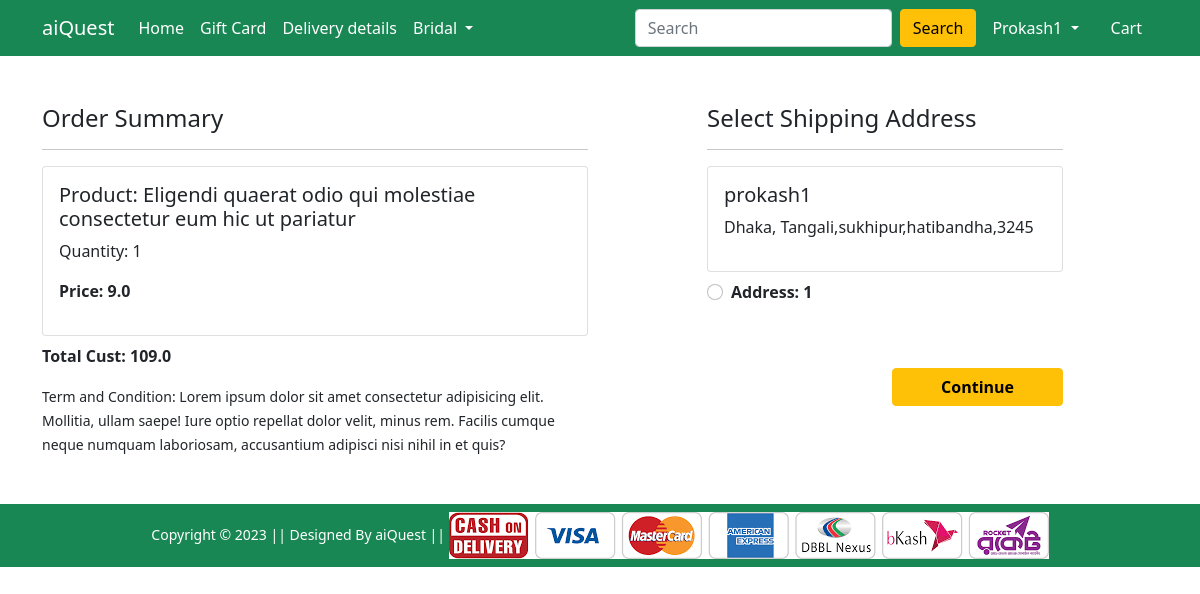
Page /checkout/ (signed in) on the earlier database version.
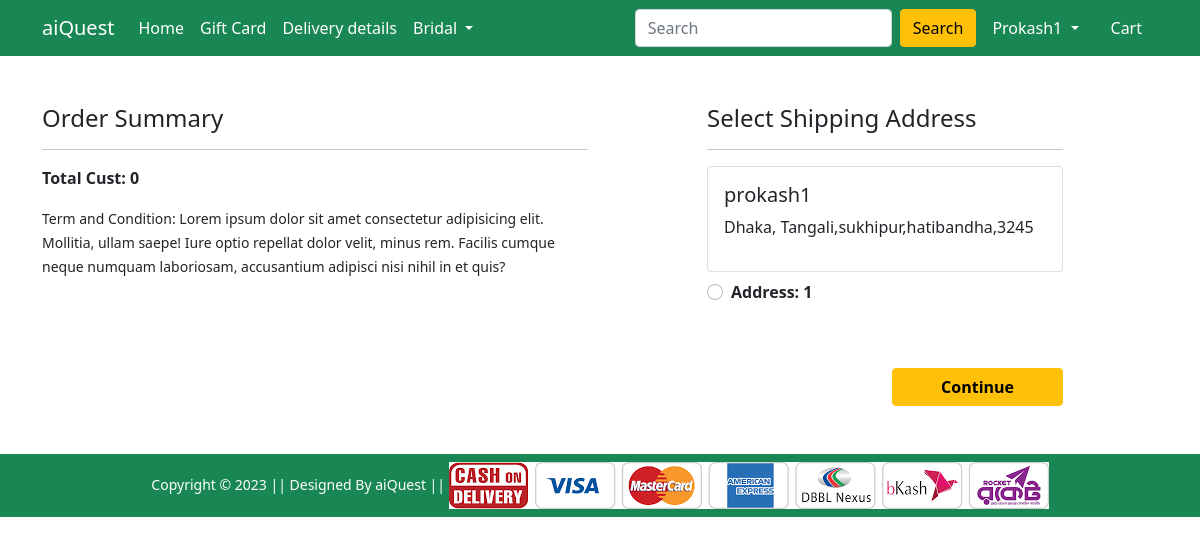
Same page on the later database version.
### Shop/models.py (models this page shows, shortened)
class Card(models.Model):
    user = models.ForeignKey(User, on_delete=models.CASCADE)
    product = models.ForeignKey(Product, on_delete=models.CASCADE)
    quantity = models.PositiveIntegerField(default=1)
    @property
    def total_cust(self):
        return self.quantity * self.product.discounted_price

class Product(models.Model):
    title = models.CharField(max_length=300)
    selling_price = models.FloatField()
    discounted_price = models.FloatField()
    description = models.TextField()
    brand = models.CharField(max_length=40)
    category = models.CharField(choices=CATEGORY_CHOICES , max_length=3)
    product_image = models.ImageField(upload_to='productImg')

class Customer(models.Model):
    user = models.ForeignKey(User, on_delete=models.CASCADE)
    name = models.CharField(max_length=34)
    division = models.CharField(choices=DIVISION_CHOICES, max_length=43)
    district = models.CharField(max_length=200)
    thana = models.CharField(max_length=60)
    villorroad = models.CharField(max_length=200)
    zipCode = models.IntegerField()

### Shop/views.py (the view)
# urls.py: path('checkout/', views.checkout, name='checkout'),
@login_required
def checkout(request):
  user = request.user
  add = Customer.objects.filter(user = user)
  cart_item = Card.objects.filter(user = user)
  amount = 0
  shipping_amount = 100
  totalamount = 0
  cart_product = [ p for p in Card.objects.all() if p.user == user]
  for p in cart_product:
    temp_amount = (p.quantity * p.product.discounted_price)
    amount += temp_amount
    totalamount = amount + shipping_amount
  return render(request, 'Shop/checkout.html', {'add':add, 'totalamount':totalamount, 'cart_item': cart_item})

### Shop/templates/Shop/checkout.html (shortened to what this page needs)
{% extends 'Shop/base.html' %}
{% load static %}
{% block main-content %}
<div class="container">
    <div class="row mt-5">
        <div class="col-sm-6">
            <h4>Order Summary</h4>
            <hr>
            {% for item in cart_item %}
            <div class="card mb-2">
                <div class="card-body">
                    <h5>Product: {{item.product.title}}</h5>
                    <p>Quantity: {{item.quantity}}</p>
                    <p class="fw-bold">Price: {{item.total_cust}}</p>
                </div>
            </div>
            {% endfor %}
            <p> <strong>Total Cust: {{totalamount}}</strong> </p>
            <small>Term and Condition: Lorem ipsum dolor sit amet consectetur adipisicing elit. Mollitia, ullam saepe!
                Iure optio repellat dolor velit, minus rem. Facilis cumque neque numquam laboriosam, accusantium
                adipisci nisi nihil in et quis?</small>
        </div>
        <div class="col-sm-4 offset-sm-1">
            <h4>Select Shipping Address</h4>
            <hr>
            <form action="/paymentdone">
                {% for ad in add %}
                <div class="card">
                    <div class="card-body">
                        <h5>{{ad.name}}</h5>
                        <p>{{ad.division}}, {{ad.district}},{{ad.thana}},{{ad.villorroad}},{{ad.zipCode}}</p>
                    </div>
                </div>
                <div class="form-check mt-2 mb-5">
                    <input class="form-check-input" type="radio" name="customer_id" id="customerAdd{{forloop.counter}}" value="{{ad.id}}">
                    <label class="form-check-label fw-bold" for="">
                        Address: {{forloop.counter}} </label>
                </div>
                {% endfor %}
                <div class="text-end">
                    <button type="submit" class="btn btn-warning mt-3 px-5 fw-bold">Continue</button>
                </div>
            </form>
        </div>
    </div>
</div>
{% endblock main-content %}

Differences in the rows shown:
removed Card: product "Eligendi quaerat odio qui molestiae consectetur eum hic ut pariatur", quantity "1", total_cust "9.0"
Other differences:
{{ totalamount }}: "109.0" → "0"
